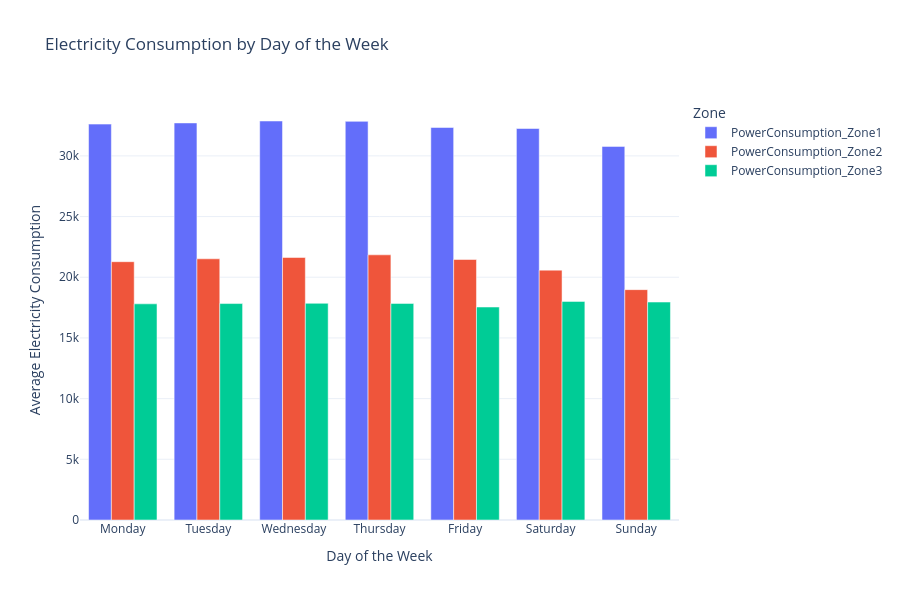

The code cell stored with this chart in its notebook:
### Code cell
# Day-of-week comparisons

week_order = [
    'Monday', 'Tuesday', 'Wednesday',
    'Thursday', 'Friday', 'Saturday', 'Sunday'
]

weekly_data = df.groupby('Day_of_Week')[consumption_cols].mean()

weekly_data = weekly_data.reindex(week_order).reset_index()

weekly_long = weekly_data.melt(
    id_vars='Day_of_Week',
    var_name='Zone',
    value_name='Consumption'
)

fig = px.bar(
    weekly_long,
    x='Day_of_Week',
    y='Consumption',
    color='Zone',
    barmode='group',
    title='Electricity Consumption by Day of the Week',
    hover_data={'Consumption': ':.2f'}
)

fig.update_layout(
    template='plotly_white',
    height=600,
    xaxis_title='Day of the Week',
    yaxis_title='Average Electricity Consumption',
    hovermode='x unified'
)

fig.show()

### Figure 1 — Plotly figure (JSON) as saved in the notebook; plotly's stock layout.template omitted (floating-point values rounded to 4 significant figures)
{"data": [{"alignmentgroup": "True", "hovertemplate": "Zone=PowerConsumption_Zone1<br>Day_of_Week=%{x}<br>Consumption=%{y:.2f}<extra></extra>", "legendgroup": "PowerConsumption_Zone1", "marker": {"color": "#636efa", "pattern": {"shape": ""}}, "name": "PowerConsumption_Zone1", "offsetgroup": "PowerConsumption_Zone1", "orientation": "v", "showlegend": true, "textposition": "auto", "type": "bar", "x": ["Monday", "Tuesday", "Wednesday", "Thursday", "Friday", "Saturday", "Sunday"], "xaxis": "x", "y": [32620.0, 32710.0, 32870.0, 32840.0, 32340.0, 32250.0, 30780.0], "yaxis": "y"}, {"alignmentgroup": "True", "hovertemplate": "Zone=PowerConsumption_Zone2<br>Day_of_Week=%{x}<br>Consumption=%{y:.2f}<extra></extra>", "legendgroup": "PowerConsumption_Zone2", "marker": {"color": "#EF553B", "pattern": {"shape": ""}}, "name": "PowerConsumption_Zone2", "offsetgroup": "PowerConsumption_Zone2", "orientation": "v", "showlegend": true, "textposition": "auto", "type": "bar", "x": ["Monday", "Tuesday", "Wednesday", "Thursday", "Friday", "Saturday", "Sunday"], "xaxis": "x", "y": [21280.0, 21520.0, 21630.0, 21850.0, 21460.0, 20590.0, 18980.0], "yaxis": "y"}, {"alignmentgroup": "True", "hovertemplate": "Zone=PowerConsumption_Zone3<br>Day_of_Week=%{x}<br>Consumption=%{y:.2f}<extra></extra>", "legendgroup": "PowerConsumption_Zone3", "marker": {"color": "#00cc96", "pattern": {"shape": ""}}, "name": "PowerConsumption_Zone3", "offsetgroup": "PowerConsumption_Zone3", "orientation": "v", "showlegend": true, "textposition": "auto", "type": "bar", "x": ["Monday", "Tuesday", "Wednesday", "Thursday", "Friday", "Saturday", "Sunday"], "xaxis": "x", "y": [17810.0, 17830.0, 17850.0, 17840.0, 17550.0, 18010.0, 17950.0], "yaxis": "y"}], "layout": {"barmode": "group", "height": 600, "hovermode": "x unified", "legend": {"title": {"text": "Zone"}, "tracegroupgap": 0}, "title": {"text": "Electricity Consumption by Day of the Week"}, "xaxis": {"anchor": "y", "domain": [0, 1], "title": {"text": "Day of the Week"}}, "yaxis": {"anchor": "x", "domain": [0, 1], "title": {"text": "Average Electricity Consumption"}}}}
